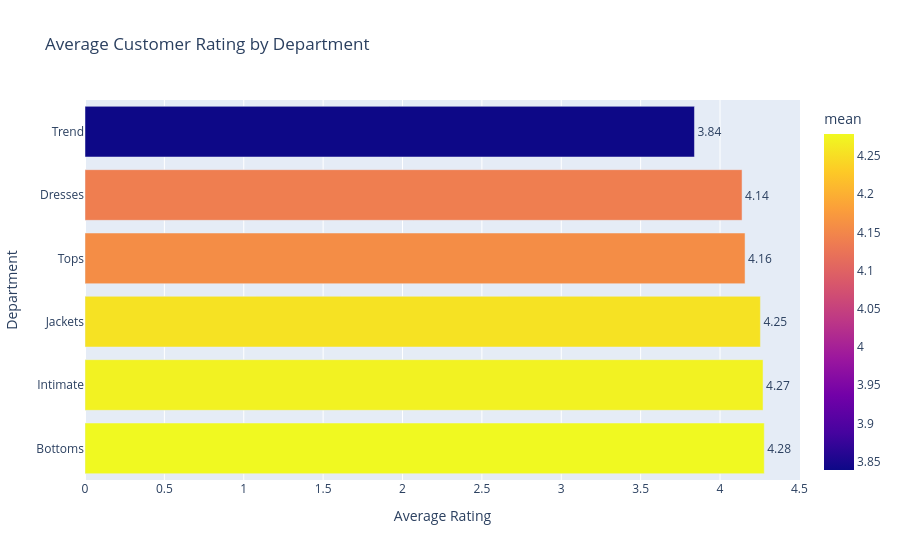

Notebook source saved alongside this figure:
### Code cell
# ------------------------------------------------------------------
# Question 4: Average rating by Department Name
# ------------------------------------------------------------------
print("\nQuestion 4: Average rating by Department Name")
print("-" * 80)

avg_rating_by_dept = (
    df.groupby("Department.Name")["Rating"]
    .agg(["mean", "count"])
    .sort_values("mean", ascending=False)
    .reset_index()
)

display(avg_rating_by_dept)

highest_dept = avg_rating_by_dept.iloc[0]["Department.Name"]
lowest_dept = avg_rating_by_dept.iloc[-1]["Department.Name"]

fig_dept = px.bar(
    avg_rating_by_dept,
    x="mean",
    y="Department.Name",
    orientation="h",
    title="Average Customer Rating by Department",
    color="mean",
    text="mean",
)
fig_dept.update_traces(texttemplate="%{text:.2f}", textposition="outside")
fig_dept.update_layout(xaxis_title="Average Rating", yaxis_title="Department")
fig_dept.show()

print("Observations:")
print(f"   - Highest average rating: {highest_dept} ({avg_rating_by_dept.iloc[0]['mean']:.2f}).")
print(f"   - Lowest average rating: {lowest_dept} ({avg_rating_by_dept.iloc[-1]['mean']:.2f}).")
print(f"   - Differences between departments are modest because most ratings are 4-5 stars.")
print(f"   - Departments with lower averages may reflect fit, quality, or expectation issues rather than broad dissatisfaction.")

### Figure 1 — Plotly figure (JSON) as saved in the notebook; plotly's stock layout.template omitted (floating-point values rounded to 4 significant figures)
{"data": [{"hovertemplate": "mean=%{marker.color}<br>Department.Name=%{y}<extra></extra>", "legendgroup": "", "marker": {"color": [4.279, 4.271, 4.254, 4.158, 4.139, 3.839], "coloraxis": "coloraxis", "pattern": {"shape": ""}}, "name": "", "orientation": "h", "showlegend": false, "text": [4.279, 4.271, 4.254, 4.158, 4.139, 3.839], "textposition": "outside", "texttemplate": "%{text:.2f}", "type": "bar", "x": [4.279, 4.271, 4.254, 4.158, 4.139, 3.839], "xaxis": "x", "y": ["Bottoms", "Intimate", "Jackets", "Tops", "Dresses", "Trend"], "yaxis": "y"}], "layout": {"barmode": "relative", "coloraxis": {"colorbar": {"title": {"text": "mean"}}, "colorscale": [[0, "#0d0887"], [0.1111, "#46039f"], [0.2222, "#7201a8"], [0.3333, "#9c179e"], [0.4444, "#bd3786"], [0.5556, "#d8576b"], [0.6667, "#ed7953"], [0.7778, "#fb9f3a"], [0.8889, "#fdca26"], [1, "#f0f921"]]}, "legend": {"tracegroupgap": 0}, "title": {"text": "Average Customer Rating by Department"}, "xaxis": {"anchor": "y", "domain": [0, 1], "title": {"text": "Average Rating"}}, "yaxis": {"anchor": "x", "domain": [0, 1], "title": {"text": "Department"}}}}
